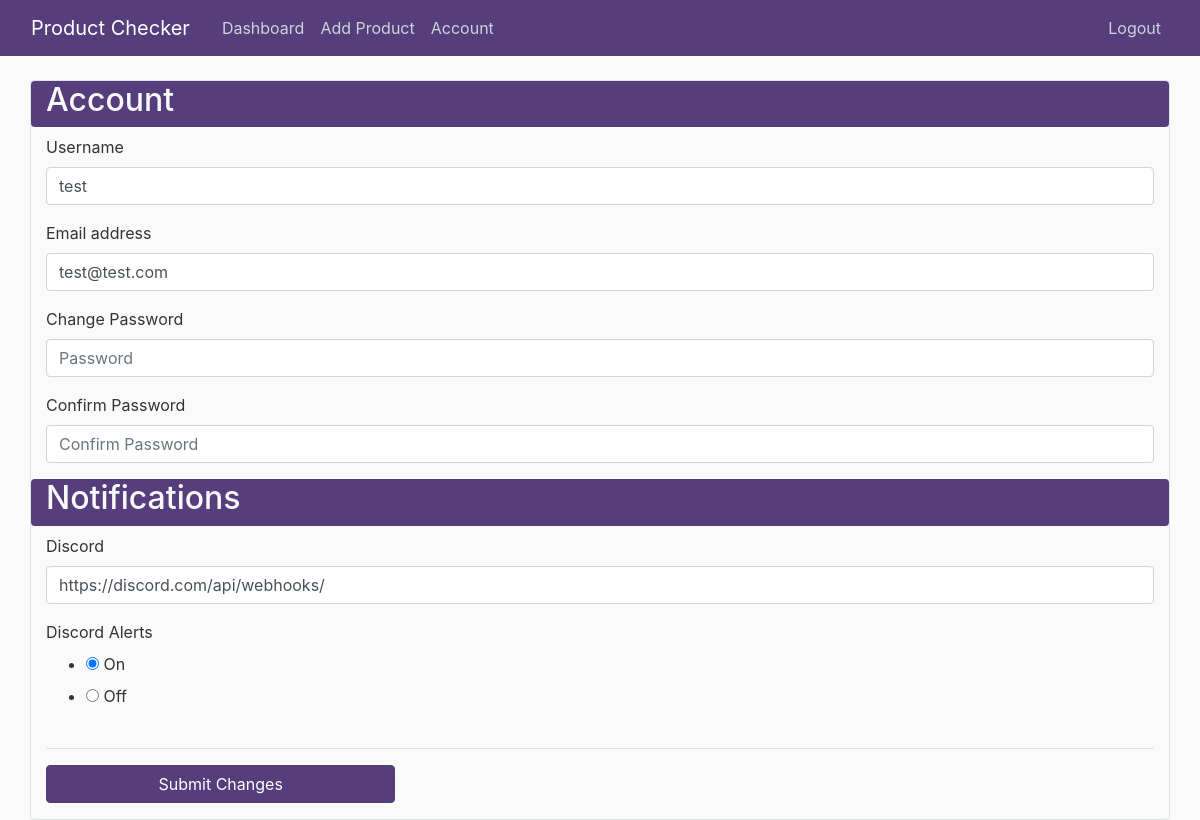
Page /account (signed in) on the earlier database version.
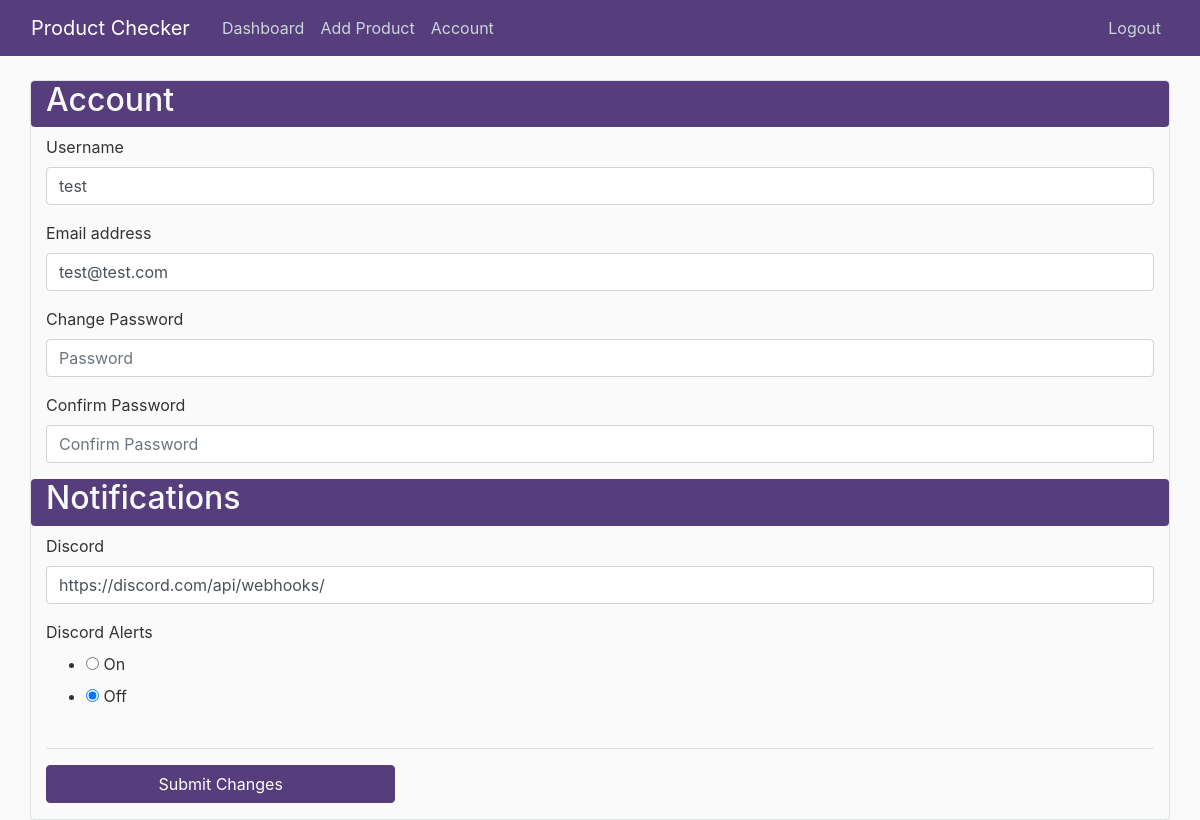
Same page on the later database version.
### productchecker/models.py (models this page shows, shortened)
class User(db.Model, UserMixin):
    id = db.Column(db.Integer, primary_key=True)
    username = db.Column(db.String(30), unique=True, nullable=False)
    email = db.Column(db.String(100), unique=True, nullable=False)
    password = db.Column(db.String(60), nullable=False)
    discord_webhook = db.Column(db.String(150), nullable=True)
    discord_active = db.Column(db.Boolean, nullable=True, default=0)
    products = db.relationship('Product', backref='user', lazy=True)

### productchecker/routes.py (the view)
@app.route("/account", methods=['GET', 'POST'])
@login_required
def account():
    form = UpdateAccountForm()
    if form.validate_on_submit():
        logging.info('User ' + current_user.username + ' changed password to ' + current_user.password)
        current_user.username = form.username.data
        current_user.email = form.email.data
        if form.password.data != '':
            current_user.password = bcrypt.generate_password_hash(form.password.data).decode('utf-8')
        current_user.discord_webhook = form.discord_webhook.data
        current_user.discord_active = bool(form.discord_active.data)
        db.session.commit()
        flash('Account Updated', 'success')
        return redirect(url_for('account'))
    elif request.method == 'GET':
        form.username.data = current_user.username
        form.email.data = current_user.email
        form.discord_webhook.data = current_user.discord_webhook
        form.discord_active.data = current_user.discord_active
    return render_template('account.html', form=form)

### productchecker/forms.py (shortened to what this page needs)
class UpdateAccountForm(FlaskForm):
    username = StringField('Username', validators=[
                           DataRequired(), Length(min=username_min, max=username_max)])
    email = StringField('Email', validators=[DataRequired(), Email()])
    password = PasswordField('Password')
    confirm_password = PasswordField('Confirm Password', validators=[EqualTo('password')])
    discord_webhook = StringField('Webhook URL')
    discord_active = RadioField(coerce=int, choices=[(1,'On'),(0,'Off')])
    submit = SubmitField('Submit Changes')

### productchecker/models.py (called while the page is built)
@login_manager.user_loader
def load_user(user_id):
    return User.query.get(int(user_id))

### productchecker/templates/account.html (shortened to what this page needs)
{% extends "layout.html" %}
{% block content %}
<div class="container border rounded">
	<div class="row bg-primary rounded" style="background-color: #563d7c!important;">
		<div class="col-4">
			<h2 class="text-light">Account</h2>
		</div>
	</div>
	<div class="row mt-2">
		<div class="col">
			<form novalidate method="POST" action="">
				<div class="form-group">
					<label>Username</label>
					{% if form.username.errors %}
					{{ form.username(class="form-control is-invalid", placeholder="Username") }}
					<div class="invalid-feedback">
						{% for error in form.username.errors %}
						<span>{{ error }}</span>
						{% endfor %}
					</div>
					{% else %}
					{{ form.username(class="form-control", placeholder="Username") }}
					{% endif %}
				</div>
				<div class="form-group">
					<label>Email address</label>
					{% if form.email.errors %}
					{{ form.email(class="form-control is-invalid", placeholder="Email") }}
					<div class="invalid-feedback">
						{% for error in form.email.errors %}
						<span>{{ error }}</span>
						{% endfor %}
					</div>
					{% else %}
					{{ form.email(class="form-control", placeholder="Email") }}
					{% endif %}
				</div>
				<div class="form-group">
					<label>Change Password</label>
					{% if form.password.errors %}
					{{ form.password(class="form-control is-invalid", placeholder="Password") }}
					<div class="invalid-feedback">
						{% for error in form.password.errors %}
						<span>{{ error }}</span>
						{% endfor %}
					</div>
					{% else %}
					{{ form.password(class="form-control", placeholder="Password") }}
					{% endif %}
				</div>
				<div class="form-group">
					<label>Confirm Password</label>
					{% if form.confirm_password.errors %}
					{{ form.confirm_password(class="form-control is-invalid", placeholder="Confirm Password") }}
					<div class="invalid-feedback">
						{% for error in form.confirm_password.errors %}
						<span>{{ error }}</span>
						{% endfor %}
					</div>
					{% else %}
					{{ form.confirm_password(class="form-control", placeholder="Confirm Password") }}
					{% endif %}
				</div>
				<div class="row bg-primary rounded" style="background-color: #563d7c!important;">
					<div class="col-4">
						<h2 class="text-light">Notifications</h2>
					</div>
				</div>
				<div class="row mt-2">
					<div class="col">
						<div class="form-group">
							<label>Discord</label>
							{% if form.discord_webhook.errors %}
							{{ form.discord_webhook(class="form-control is-invalid", placeholder="Webhook URL") }}
							<div class="invalid-feedback">
								{% for error in form.discord_webhook.errors %}
								<span>{{ error }}</span>
								{% endfor %}
							</div>
							{% else %}
							{{ form.discord_webhook(class="form-control", placeholder="Webhook URL") }}
							{% endif %}
						</div>
					</div>
				</div>
				<div class="row">
					<div class="col">
						<label>Discord Alerts</label>
						{{ form.discord_active() }}
					</div>
				</div>
				<hr>
				<div class="row mt-2">
					<div class="col-lg-4 col-md-6">
						<div class="form-group">
							{{ form.submit(class="btn btn-primary btn-block") }}
						</div>
					</div>
				</div>
			</form>
		</div>
	</div>
</div>
{% endblock %}

### productchecker/templates/layout.html (shortened to what this page needs)
<!DOCTYPE html>
<html>
<head>
    <link rel="stylesheet" href="https://maxcdn.bootstrapcdn.com/bootstrap/4.0.0/css/bootstrap.min.css">
    <link rel="stylesheet" type="text/css" href="{{ url_for('static', filename='main.css') }}">
</head>
<body>
  <header class="site-header">
		<nav class="navbar navbar-expand-md navbar-dark bg-steel fixed-top">
			<div class="container-fluid">
				<a class="navbar-brand mr-4" href="/">Product Checker</a>
				<div class="navbar-nav mr-auto">
          {% if current_user.is_authenticated %}
            <a class="nav-item nav-link" href="{{ url_for('dashboard') }}">Dashboard</a>
            <a class="nav-item nav-link" href="{{ url_for('add_product') }}">Add Product</a>
            <a class="nav-item nav-link" href="{{ url_for('account') }}">Account</a>
          {% endif %}
				</div>
				<div class="navbar-nav">
          {% if current_user.is_authenticated %}
					  <a class="nav-item nav-link" href="{{ url_for('logout') }}">Logout</a>
          {% endif %}
				</div>
			</div>
		</nav>
  </header>
    <main role="main" class="container-fluid">
      <div class="row">
        <div class="col-lg-12">
          {% block content %}{% endblock %}
        </div>
      </div>
    </main>
</body>
</html>

### productchecker/static/main.css (style rules this page uses)
body { background: #fafafa; color: #333333; margin-top: 5rem; }
h1, h2, h3, h4, h5, h6 { color: #444444; }
.bg-primary { color:#fff; background-color:#563d7c; border-color:#563d7c }
.btn-primary { color:#fff; background-color:#563d7c; border-color:#563d7c }
.bg-steel { background-color: #563d7c; }
.site-header .navbar-nav .nav-link { color: #cbd5db; }

Differences in the rows shown:
changed User "test": discord_active "☑ On ☐ Off" → "☐ On ☑ Off"
